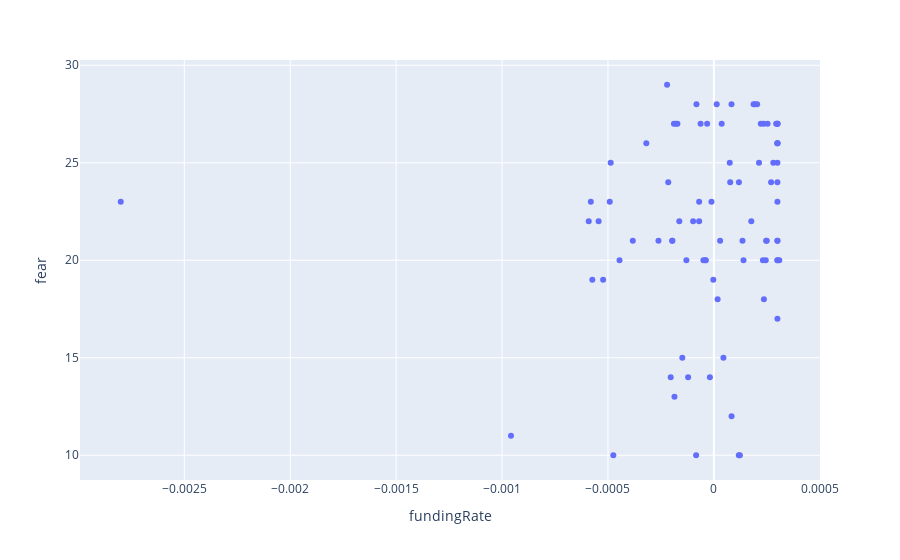

Notebook code cell kept with this figure:
### Code cell
import plotly.express as px
from plotly.subplots import make_subplots
import plotly.graph_objects as go
fig = px.scatter(fear_less_30, x="fundingRate", y="fear")
fig.show()
